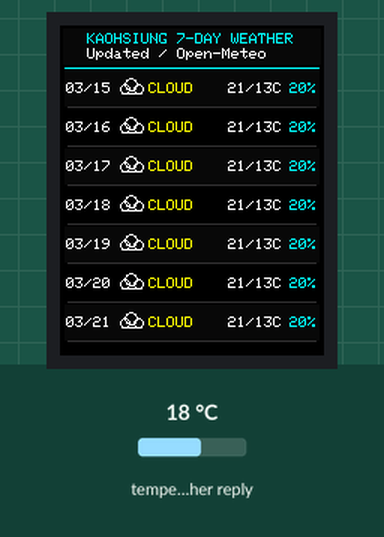
Recording of a sketch running on a simulated ESP32. On the bench: 176×220 colour display. The test bench sets the inputs (shaded band); at power-on: temperature in the weather reply 18 °C. WiFi joins after 1.5 s; servers stay silent unless stated; web services answer with replies made up by the test bench; what the sketch prints to the serial monitor is not drawn.

Above: at 2.7 s.

The sketch:

29_ili9225_weather.ino
```cpp
#include <SPI.h>
#include <WiFi.h>
#include <WiFiClientSecure.h>
#include <HTTPClient.h>
#include <ArduinoJson.h>
#include <Adafruit_GFX.h>

// 避免舊版 ILI9225 library 與 Adafruit_GFX
// 發生 GFXfont / GFXglyph 重複宣告
#define _GFFFONT_H_
#include <TFT_22_ILI9225.h>

// =====================================================
// ILI9225 接線
// =====================================================
const int TFT_RST = 26;
const int TFT_RS  = 25;
const int TFT_CS  = 16;
const int TFT_SDI = 23;
const int TFT_CLK = 18;

// =====================================================
// WiFi
// =====================================================
const char* WIFI_SSID = "YOUR_WIFI_SSID";
const char* WIFI_PASSWORD = "YOUR_WIFI_PASSWORD";

// =====================================================
// Open-Meteo API
//
// 高雄：
// latitude  = 22.6273
// longitude = 120.3014
//
// 注意：
// temperature_2m_minx 是錯誤參數
// 正確是 temperature_2m_min
//
// 另外增加 precipitation_probability_max
// =====================================================
const char* WEATHER_URL =
  "https://api.open-meteo.com/v1/forecast"
  "?latitude=22.6273"
  "&longitude=120.3014"
  "&daily=weather_code,temperature_2m_max,temperature_2m_min,precipitation_probability_max"
  "&timezone=Asia%2FTaipei"
  "&forecast_days=7";

// 每 60 秒更新一次
const unsigned long UPDATE_INTERVAL = 60000UL;

// =====================================================
// TFT
// =====================================================
TFT_22_ILI9225 tft(
  TFT_RST,
  TFT_RS,
  TFT_CS,
  -1
);

// =====================================================
// Adafruit_GFX 顯示介面
// =====================================================
class ILI9225_GFX : public Adafruit_GFX {

public:

  ILI9225_GFX()
    : Adafruit_GFX(176, 220) {
  }

  void drawPixel(
    int16_t x,
    int16_t y,
    uint16_t color
  ) override {

    if (
      x >= 0 &&
      x < 176 &&
      y >= 0 &&
      y < 220
    ) {

      tft.drawPixel(
        x,
        y,
        color
      );
    }
  }
};

ILI9225_GFX gfx;

// =====================================================
// HTTPS Client
// =====================================================
WiFiClientSecure secureClient;

// =====================================================
// 系統狀態
// =====================================================
unsigned long lastUpdate = 0;

String lastFetchError = "";

// =====================================================
// 顏色
// =====================================================
const uint16_t BG       = COLOR_BLACK;
const uint16_t WHITE_C  = COLOR_WHITE;
const uint16_t CYAN_C   = COLOR_CYAN;
const uint16_t YELLOW_C = COLOR_YELLOW;
const uint16_t BLUE_C   = 0x5D9F;

// =====================================================
// Weather Code → 英文
//
// Open-Meteo WMO Weather Code
// =====================================================
const char* weatherText(
  int code
) {

  if (code == 0)
    return "SUN";

  if (code <= 3)
    return "CLOUD";

  if (
    code == 45 ||
    code == 48
  )
    return "FOG";

  if (
    code >= 51 &&
    code <= 67
  )
    return "RAIN";

  if (
    code >= 71 &&
    code <= 77
  )
    return "SNOW";

  if (
    code >= 80 &&
    code <= 82
  )
    return "SHOWR";

  if (code >= 95)
    return "STORM";

  return "OTHER";
}

// =====================================================
// Weather Icon - Compact 16x18
// =====================================================
// 小螢幕專用：圖示固定縮小，避免與日期/文字重疊
void drawWeatherIcon(
  int16_t x,
  int16_t y,
  int code
) {

  // ===================================================
  // Sunny - 小太陽
  // ===================================================
  if (code == 0) {

    gfx.drawCircle(
      x + 8,
      y + 7,
      4,
      YELLOW_C
    );

    // 8 根短光線
    gfx.drawLine(x + 8, y + 0,  x + 8, y + 2,  YELLOW_C);
    gfx.drawLine(x + 8, y + 12, x + 8, y + 14, YELLOW_C);
    gfx.drawLine(x + 1, y + 7,  x + 3, y + 7,  YELLOW_C);
    gfx.drawLine(x + 13, y + 7, x + 15, y + 7, YELLOW_C);
    gfx.drawLine(x + 3, y + 2,  x + 4, y + 4,  YELLOW_C);
    gfx.drawLine(x + 12, y + 10, x + 13, y + 12, YELLOW_C);
    gfx.drawLine(x + 3, y + 12, x + 4, y + 10, YELLOW_C);
    gfx.drawLine(x + 12, y + 4,  x + 13, y + 2,  YELLOW_C);
  }

  // ===================================================
  // Rain / Showers - 小雨滴
  // ===================================================
  else if (
    code >= 51 &&
    code <= 82
  ) {

    gfx.drawCircle(
      x + 8,
      y + 6,
      4,
      BLUE_C
    );

    // 三條短雨線，控制在 16x18 範圍內
    gfx.drawLine(x + 3,  y + 12, x + 2,  y + 16, CYAN_C);
    gfx.drawLine(x + 8,  y + 12, x + 7,  y + 16, CYAN_C);
    gfx.drawLine(x + 13, y + 12, x + 12, y + 16, CYAN_C);
  }

  // ===================================================
  // Cloud / Fog / Storm - 小雲朵
  // ===================================================
  else {

    gfx.drawCircle(
      x + 4,
      y + 10,
      3,
      WHITE_C
    );

    gfx.drawCircle(
      x + 8,
      y + 7,
      4,
      WHITE_C
    );

    gfx.drawCircle(
      x + 13,
      y + 10,
      3,
      WHITE_C
    );

    gfx.drawLine(
      x + 2,
      y + 13,
      x + 15,
      y + 13,
      WHITE_C
    );

    // 暴雨/雷雨：加入小閃電，方便辨識 STORM
    if (code >= 95) {
      gfx.drawLine(x + 9,  y + 14, x + 7,  y + 17, YELLOW_C);
      gfx.drawLine(x + 7,  y + 17, x + 9,  y + 17, YELLOW_C);
      gfx.drawLine(x + 9,  y + 17, x + 8,  y + 19, YELLOW_C);
    }
  }
}

// =====================================================
// TFT Header
// =====================================================
void drawHeader(
  const char* status
) {

  tft.setBackgroundColor(
    BG
  );

  tft.clear();

  gfx.setTextSize(1);

  // ---------------------------------------------------
  // Header 背景
  // ---------------------------------------------------
  gfx.fillRect(
    2,
    2,
    172,
    24,
    0x0841
  );

  // ---------------------------------------------------
  // 標題
  // ---------------------------------------------------
  gfx.setTextColor(
    CYAN_C
  );

  gfx.setCursor(
    18,
    5
  );

  gfx.print(
    "KAOHSIUNG 7-DAY WEATHER"
  );

  // ---------------------------------------------------
  // 狀態
  // ---------------------------------------------------
  gfx.setTextColor(
    WHITE_C
  );

  gfx.setCursor(
    18,
    15
  );

  gfx.print(
    status
  );

  // ---------------------------------------------------
  // 分隔線
  // 注意：不要畫在文字高度範圍內，避免與 status 重疊
  // ---------------------------------------------------
  gfx.drawLine(
    3,
    28,
    172,
    28,
    CYAN_C
  );
}

// =====================================================
// 顯示 7 天預報
// =====================================================
void drawForecast(
  JsonObject daily
) {

  drawHeader(
    "Updated / Open-Meteo"
  );

  // ---------------------------------------------------
  // 取得 JSON 陣列
  // ---------------------------------------------------
  JsonArray dates =
    daily["time"].as<JsonArray>();

  JsonArray codes =
    daily["weather_code"].as<JsonArray>();

  JsonArray highs =
    daily["temperature_2m_max"].as<JsonArray>();

  JsonArray lows =
    daily["temperature_2m_min"].as<JsonArray>();

  JsonArray rains =
    daily[
      "precipitation_probability_max"
    ].as<JsonArray>();

  gfx.setTextSize(1);

  // ---------------------------------------------------
  // 7 天
  // ---------------------------------------------------
  for (
    uint8_t i = 0;
    i < 7;
    i++
  ) {

    // 每一天 26 pixel
    // Header 結束於 y=28，因此第一列從 y=30 開始
    int16_t y =
      30 + i * 26;

    // -------------------------------------------------
    // Date
    // -------------------------------------------------
    const char* date =
      dates[i] | "----";

    int code =
      codes[i] | -1;

    // -------------------------------------------------
    // MM/DD
    // -------------------------------------------------
    char dateShort[6] =
      "--/--";

    if (
      strlen(date) >= 10
    ) {

      dateShort[0] =
        date[5];

      dateShort[1] =
        date[6];

      dateShort[2] =
        '/';

      dateShort[3] =
        date[8];

      dateShort[4] =
        date[9];

      dateShort[5] =
        '\0';
    }

    // -------------------------------------------------
    // Temperature
    // -------------------------------------------------
    int highTemp =
      highs[i] | 0;

    int lowTemp =
      lows[i] | 0;

    char temp[18];

    snprintf(
      temp,
      sizeof(temp),
      "%d/%dC",
      highTemp,
      lowTemp
    );

    // -------------------------------------------------
    // Rain probability
    // -------------------------------------------------
    int rainProbability = 0;

    if (
      !rains.isNull() &&
      i < rains.size()
    ) {

      rainProbability =
        rains[i] | 0;
    }

    char rain[8];

    snprintf(
      rain,
      sizeof(rain),
      "%d%%",
      rainProbability
    );

    // -------------------------------------------------
    // 美化：交錯背景 + 每列底部分隔線
    // -------------------------------------------------
    if (
      i % 2 == 0
    ) {

      gfx.fillRect(
        3,
        y,
        170,
        24,
        0x0841
      );
    }

    gfx.drawLine(
      5,
      y + 24,
      170,
      y + 24,
      0x3186
    );

    // -------------------------------------------------
    // Date
    // -------------------------------------------------
    gfx.setTextColor(
      WHITE_C
    );

    gfx.setCursor(
      4,
      y + 8
    );

    gfx.print(
      dateShort
    );

    // -------------------------------------------------
    // Weather Icon
    // -------------------------------------------------
    drawWeatherIcon(
      39,
      y + 2,
      code
    );

    // -------------------------------------------------
    // Weather Text
    // -------------------------------------------------
    gfx.setTextColor(
      YELLOW_C
    );

    gfx.setCursor(
      59,
      y + 8
    );

    gfx.print(
      weatherText(code)
    );

    // -------------------------------------------------
    // Temperature
    // -------------------------------------------------
    gfx.setTextColor(
      WHITE_C
    );

    gfx.setCursor(
      112,
      y + 8
    );

    gfx.print(
      temp
    );

    // -------------------------------------------------
    // Rain
    // -------------------------------------------------
    gfx.setTextColor(
      CYAN_C
    );

    gfx.setCursor(
      153,
      y + 8
    );

    gfx.print(
      rain
    );
  }
}

// =====================================================
// 顯示錯誤
// =====================================================
void showError(
  const char* message
) {

  drawHeader(
    "Weather download failed"
  );

  gfx.setTextColor(
    COLOR_RED
  );

  gfx.setCursor(
    8,
    70
  );

  gfx.print(
    message
  );

  gfx.setTextColor(
    WHITE_C
  );

  gfx.setCursor(
    8,
    90
  );

  gfx.print(
    "Retry in 60 seconds"
  );
}

// =====================================================
// 取得天氣資料
// =====================================================
bool fetchWeather() {

  // ===================================================
  // 檢查 WiFi
  // ===================================================
  if (
    WiFi.status() != WL_CONNECTED
  ) {

    lastFetchError =
      "WiFi disconnected";

    Serial.println(
      lastFetchError
    );

    return false;
  }

  // ===================================================
  // HTTPS
  // ===================================================
  secureClient.setInsecure();

  HTTPClient http;

  http.setTimeout(
    20000
  );

  // ---------------------------------------------------
  // 使用 HTTP/1.0
  // 避免某些 ESP32 HTTPS response / chunk 問題
  // ---------------------------------------------------
  http.useHTTP10(
    true
  );

  Serial.println();
  Serial.println(
    "================================"
  );

  Serial.println(
    "Connecting to Open-Meteo..."
  );

  Serial.println(
    "================================"
  );

  Serial.println(
    "URL:"
  );

  Serial.println(
    WEATHER_URL
  );

  // ===================================================
  // HTTP Begin
  // ===================================================
  if (
    !http.begin(
      secureClient,
      WEATHER_URL
    )
  ) {

    lastFetchError =
      "HTTPS begin failed";

    Serial.println(
      "HTTP begin failed"
    );

    return false;
  }

  // ===================================================
  // HTTP Header
  // ===================================================
  http.addHeader(
    "Accept",
    "application/json"
  );

  http.addHeader(
    "Accept-Encoding",
    "identity"
  );

  // ===================================================
  // GET
  // ===================================================
  int httpCode =
    http.GET();

  Serial.printf(
    "Weather HTTP code: %d\n",
    httpCode
  );

  // ===================================================
  // HTTP 錯誤
  // ===================================================
  if (
    httpCode != HTTP_CODE_OK
  ) {

    lastFetchError =
      "HTTP " +
      String(httpCode);

    Serial.print(
      "Weather error: "
    );

    Serial.println(
      lastFetchError
    );

    // 讀取 API 錯誤內容
    String response =
      http.getString();

    Serial.println();
    Serial.println(
      "API error response:"
    );

    Serial.println(
      response
    );

    http.end();

    return false;
  }

  // ===================================================
  // 取得完整 JSON
  //
  // 不再使用：
  //
  // deserializeJson(doc, http.getStream());
  //
  // 改成完整讀取後再解析
  // ===================================================
  String payload =
    http.getString();

  http.end();

  // ===================================================
  // 顯示 Response Size
  // ===================================================
  Serial.println();
  Serial.println(
    "================================"
  );

  Serial.println(
    "Open-Meteo response length:"
  );

  Serial.println(
    payload.length()
  );

  Serial.println(
    "================================"
  );

  // ===================================================
  // 空資料
  // ===================================================
  if (
    payload.length() == 0
  ) {

    lastFetchError =
      "Empty API response";

    Serial.println(
      "ERROR: API response is empty"
    );

    return false;
  }

  // ===================================================
  // 印出 API Response
  // ===================================================
  Serial.println();
  Serial.println(
    "API response:"
  );

  if (
    payload.length() > 1500
  ) {

    Serial.println(
      payload.substring(
        0,
        1500
      )
    );

    Serial.println(
      "... response truncated ..."
    );

  } else {

    Serial.println(
      payload
    );
  }

  // ===================================================
  // ArduinoJson
  // ===================================================
  DynamicJsonDocument doc(
    16384
  );

  DeserializationError error =
    deserializeJson(
      doc,
      payload
    );

  // ===================================================
  // JSON 解析錯誤
  // ===================================================
  if (error) {

    lastFetchError =
      String("JSON ") +
      error.c_str();

    Serial.println();
    Serial.println(
      "================================"
    );

    Serial.print(
      "Weather JSON error: "
    );

    Serial.println(
      error.c_str()
    );

    Serial.println(
      "================================"
    );

    Serial.println(
      "First 300 characters:"
    );

    Serial.println(
      payload.substring(
        0,
        min(
          300,
          (int)payload.length()
        )
      )
    );

    return false;
  }

  // ===================================================
  // 取得 daily
  // ===================================================
  JsonObject daily =
    doc["daily"].as<JsonObject>();

  if (
    daily.isNull()
  ) {

    lastFetchError =
      "daily object missing";

    Serial.println(
      "ERROR: daily object missing"
    );

    return false;
  }

  // ===================================================
  // time
  // ===================================================
  JsonArray dates =
    daily["time"].as<JsonArray>();

  if (
    dates.isNull() ||
    dates.size() < 7
  ) {

    lastFetchError =
      "daily time data incomplete";

    Serial.println(
      "ERROR: daily time data incomplete"
    );

    return false;
  }

  // ===================================================
  // weather_code
  // ===================================================
  JsonArray codes =
    daily[
      "weather_code"
    ].as<JsonArray>();

  // ===================================================
  // max temperature
  // ===================================================
  JsonArray highs =
    daily[
      "temperature_2m_max"
    ].as<JsonArray>();

  // ===================================================
  // min temperature
  // ===================================================
  JsonArray lows =
    daily[
      "temperature_2m_min"
    ].as<JsonArray>();

  // ===================================================
  // Check essential weather data
  // ===================================================
  if (
    codes.isNull() ||
    highs.isNull() ||
    lows.isNull()
  ) {

    lastFetchError =
      "weather data missing";

    Serial.println(
      "ERROR: weather data missing"
    );

    return false;
  }

  // ===================================================
  // Rain probability
  //
  // 這個是非必要欄位
  // 沒有也不會讓程式失敗
  // ===================================================
  JsonArray rains =
    daily[
      "precipitation_probability_max"
    ].as<JsonArray>();

  if (
    rains.isNull()
  ) {

    Serial.println(
      "Warning: precipitation_probability_max missing"
    );
  }

  // ===================================================
  // 顯示天氣
  // ===================================================
  drawForecast(
    daily
  );

  Serial.println();
  Serial.println(
    "================================"
  );

  Serial.println(
    "7-day weather parsed successfully"
  );

  Serial.println(
    "Weather displayed on TFT"
  );

  Serial.println(
    "================================"
  );

  return true;
}

// =====================================================
// WiFi 連線
// =====================================================
void connectWiFi() {

  WiFi.mode(
    WIFI_STA
  );

  WiFi.begin(
    WIFI_SSID,
    WIFI_PASSWORD
  );

  Serial.print(
    "WiFi connecting"
  );

  // 最多等待 20 秒
  for (
    uint8_t i = 0;
    i < 40 &&
    WiFi.status() != WL_CONNECTED;
    i++
  ) {

    delay(500);

    Serial.print(
      '.'
    );
  }

  Serial.println();

  // ===================================================
  // Connected
  // ===================================================
  if (
    WiFi.status() == WL_CONNECTED
  ) {

    Serial.print(
      "WiFi connected, IP: "
    );

    Serial.println(
      WiFi.localIP()
    );

  } else {

    Serial.println(
      "WiFi connection failed"
    );
  }
}

// =====================================================
// Setup
// =====================================================
void setup() {

  // ---------------------------------------------------
  // Serial
  // ---------------------------------------------------
  Serial.begin(
    115200
  );

  delay(500);

  Serial.println();
  Serial.println(
    "================================"
  );

  Serial.println(
    "ESP32 KAOHSIUNG WEATHER"
  );

  Serial.println(
    "================================"
  );

  // ---------------------------------------------------
  // SPI
  // ---------------------------------------------------
  SPI.begin(
    TFT_CLK,
    -1,
    TFT_SDI,
    TFT_CS
  );

  // ---------------------------------------------------
  // TFT
  // ---------------------------------------------------
  tft.begin(
    SPI
  );

  tft.setOrientation(
    0
  );

  // ---------------------------------------------------
  // WiFi
  // ---------------------------------------------------
  connectWiFi();

  // ---------------------------------------------------
  // First weather update
  // ---------------------------------------------------
  if (
    !fetchWeather()
  ) {

    showError(
      lastFetchError.c_str()
    );
  }

  // ---------------------------------------------------
  // Timer
  // ---------------------------------------------------
  lastUpdate =
    millis();
}

// =====================================================
// Loop
// =====================================================
void loop() {

  // ===================================================
  // WiFi disconnected → reconnect
  // ===================================================
  if (
    WiFi.status() != WL_CONNECTED
  ) {

    Serial.println(
      "WiFi disconnected, reconnecting..."
    );

    connectWiFi();
  }

  // ===================================================
  // Update weather
  // ===================================================
  if (
    millis() - lastUpdate >=
    UPDATE_INTERVAL
  ) {

    Serial.println();
    Serial.println(
      "Updating weather..."
    );

    if (
      !fetchWeather()
    ) {

      showError(
        lastFetchError.c_str()
      );
    }

    lastUpdate =
      millis();
  }

  delay(100);
}
```
